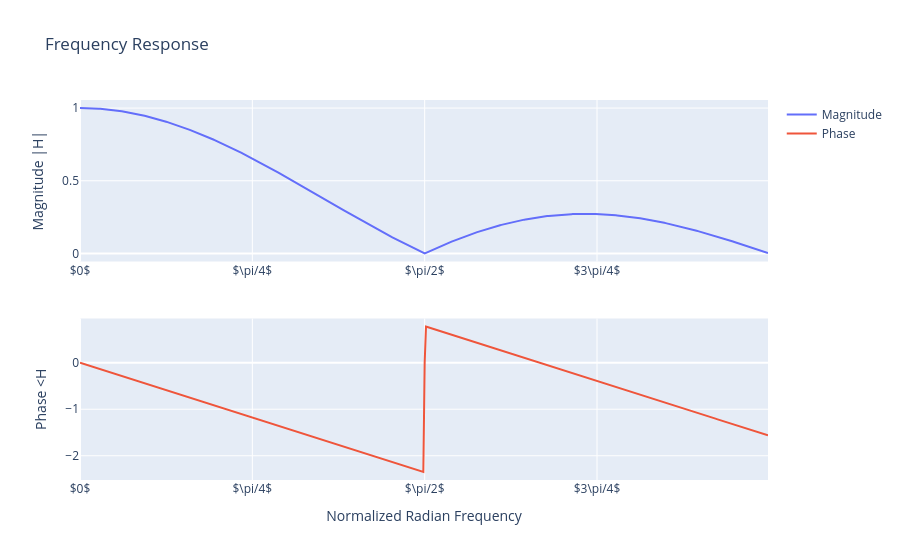
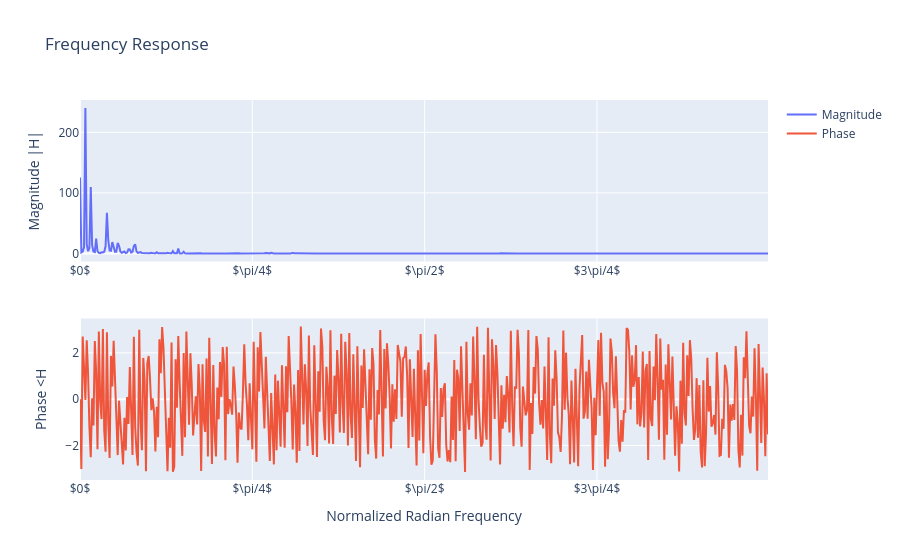

Notebook cell for these charts, in order:
### Markdown cell above
2.1 Use the `freqz` and `plot_frequency_response` functions to plot the frequency response of the averaging filter of your envelope function.

### Code cell
# Write your code here
b = np.ones(4) / 4  
w, h = signal.freqz(b, 1)
w_env, h_env = signal.freqz(y_synth_env, 1)
plot_frequency_response(w,h)
plot_frequency_response(w_env,h_env)

### Figure 1 — Plotly figure (JSON) as saved in the notebook; plotly's stock layout.template omitted (floating-point values rounded to 4 significant figures; data arrays with more than 128 entries replaced by an {"elided": "..."} marker saying what was removed)
{"data": [{"name": "Magnitude", "type": "scatter", "x": {"elided": "512 float values"}, "xaxis": "x", "y": {"elided": "512 float values"}, "yaxis": "y"}, {"name": "Phase", "type": "scatter", "x": {"elided": "512 float values"}, "xaxis": "x2", "y": {"elided": "512 float values"}, "yaxis": "y2"}], "layout": {"title": {"text": "Frequency Response"}, "xaxis": {"anchor": "y", "domain": [0, 1], "tickmode": "array", "ticktext": ["$-\\pi$", "$-3\\pi/4$", "$-\\pi/2$", "$-\\pi/4$", "$0$", "$\\pi/4$", "$\\pi/2$", "$3\\pi/4$", "$\\pi$"], "tickvals": [-3.142, -2.356, -1.571, -0.7854, 0, 0.7854, 1.571, 2.356, 3.142]}, "xaxis2": {"anchor": "y2", "domain": [0, 1], "tickmode": "array", "ticktext": ["$-\\pi$", "$-3\\pi/4$", "$-\\pi/2$", "$-\\pi/4$", "$0$", "$\\pi/4$", "$\\pi/2$", "$3\\pi/4$", "$\\pi$"], "tickvals": [-3.142, -2.356, -1.571, -0.7854, 0, 0.7854, 1.571, 2.356, 3.142], "title": {"text": "Normalized Radian Frequency"}}, "yaxis": {"anchor": "x", "domain": [0.575, 1], "title": {"text": "Magnitude |H|"}}, "yaxis2": {"anchor": "x2", "domain": [0, 0.425], "title": {"text": "Phase <H"}}}}

### Figure 2 — Plotly figure (JSON) as saved in the notebook; plotly's stock layout.template omitted (floating-point values rounded to 4 significant figures; data arrays with more than 128 entries replaced by an {"elided": "..."} marker saying what was removed)
{"data": [{"name": "Magnitude", "type": "scatter", "x": {"elided": "512 float values"}, "xaxis": "x", "y": {"elided": "512 float values"}, "yaxis": "y"}, {"name": "Phase", "type": "scatter", "x": {"elided": "512 float values"}, "xaxis": "x2", "y": {"elided": "512 float values"}, "yaxis": "y2"}], "layout": {"title": {"text": "Frequency Response"}, "xaxis": {"anchor": "y", "domain": [0, 1], "tickmode": "array", "ticktext": ["$-\\pi$", "$-3\\pi/4$", "$-\\pi/2$", "$-\\pi/4$", "$0$", "$\\pi/4$", "$\\pi/2$", "$3\\pi/4$", "$\\pi$"], "tickvals": [-3.142, -2.356, -1.571, -0.7854, 0, 0.7854, 1.571, 2.356, 3.142]}, "xaxis2": {"anchor": "y2", "domain": [0, 1], "tickmode": "array", "ticktext": ["$-\\pi$", "$-3\\pi/4$", "$-\\pi/2$", "$-\\pi/4$", "$0$", "$\\pi/4$", "$\\pi/2$", "$3\\pi/4$", "$\\pi$"], "tickvals": [-3.142, -2.356, -1.571, -0.7854, 0, 0.7854, 1.571, 2.356, 3.142], "title": {"text": "Normalized Radian Frequency"}}, "yaxis": {"anchor": "x", "domain": [0.575, 1], "title": {"text": "Magnitude |H|"}}, "yaxis2": {"anchor": "x2", "domain": [0, 0.425], "title": {"text": "Phase <H"}}}}
